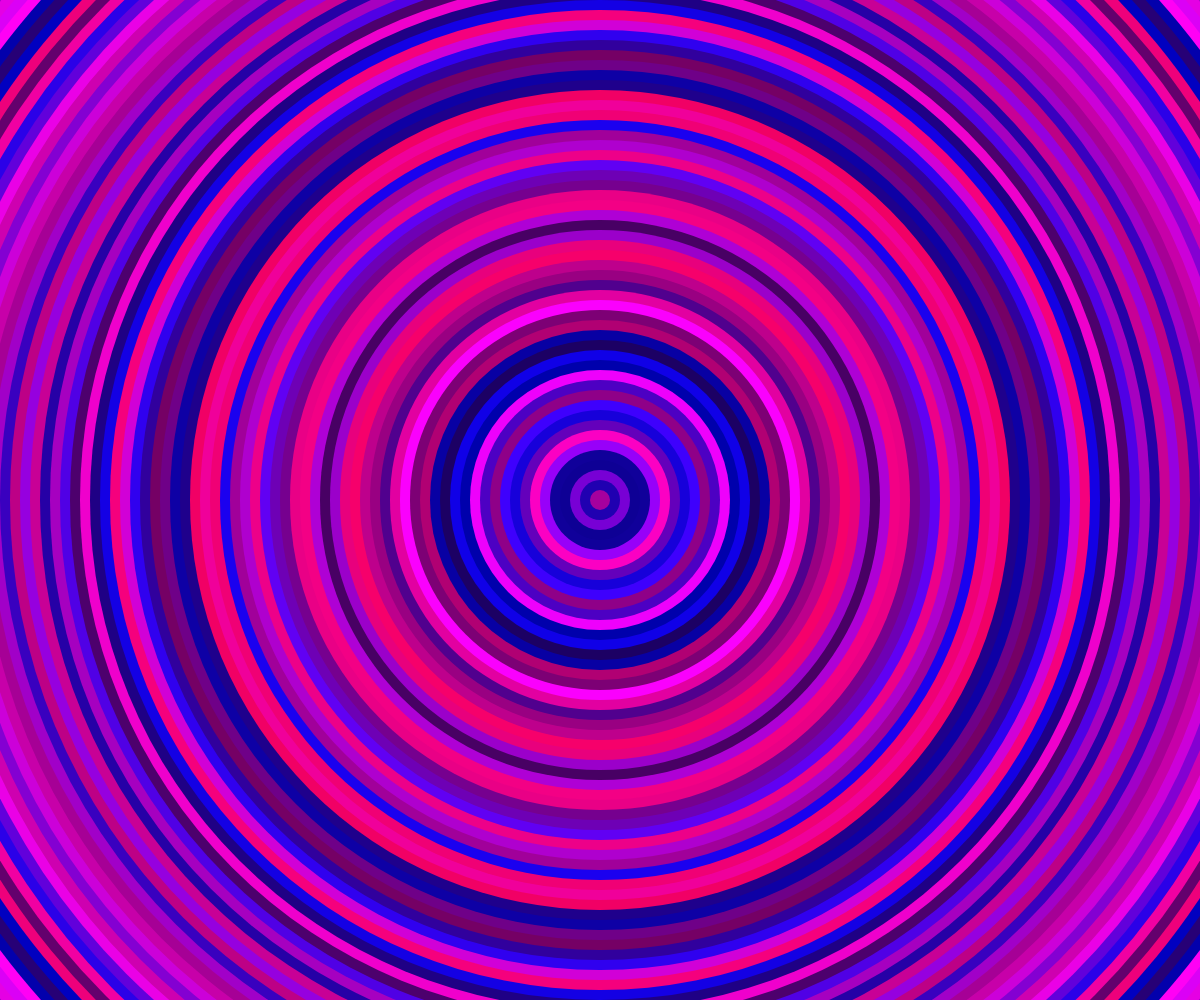
Frame 1 (no input)
Frame 60 (no input): identical to frame 1, image omitted
Frame 120 (the mouse pressed at the canvas centre since frame 60): identical to frame 1, image omitted

The p5.js sketch that drew this single still picture (run headless with seeded random() and noise() and a simulated clock; from frame 60 on, the mouse is pressed at the canvas centre):

// p5.js sketch
// ── sketch.js
let dia = window.innerWidth + 2000;
function setup() {
    createCanvas(window.innerWidth, window.innerHeight);
    background(255);
    noStroke();
}

function draw() {
  while (dia > 0) {
    fill(random(255), 0, random(100, 255));
    ellipse(width / 2, height / 2, dia, dia);
    dia -= 20;
  }
}
